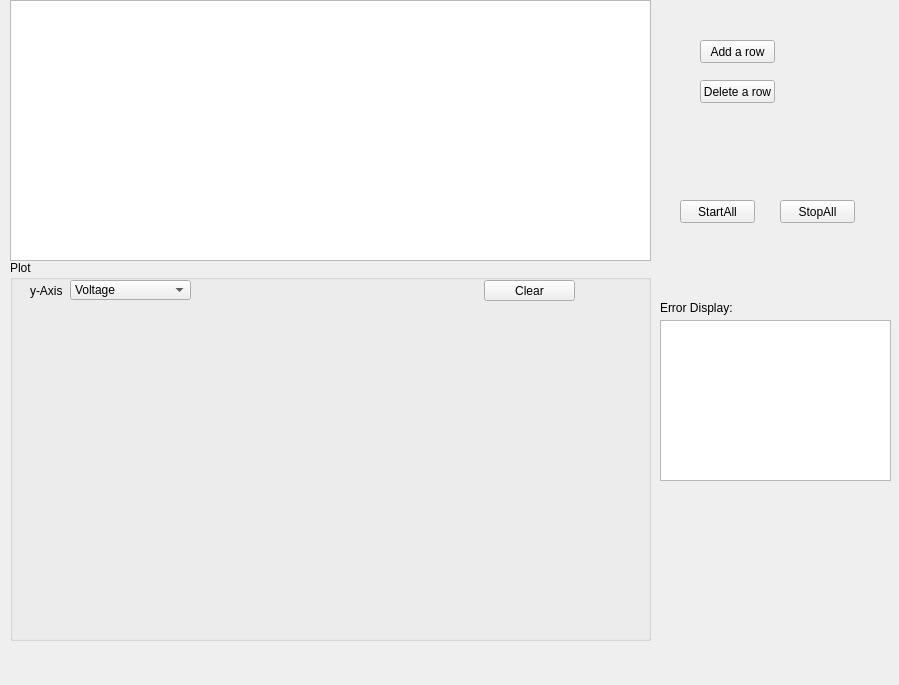
<?xml version="1.0" encoding="UTF-8"?>
<ui version="4.0">
 <class>Form</class>
 <widget class="QWidget" name="Form">
  <property name="geometry">
   <rect>
    <x>0</x>
    <y>0</y>
    <width>899</width>
    <height>685</height>
   </rect>
  </property>
  <property name="windowTitle">
   <string>Form</string>
  </property>
  <widget class="QTableWidget" name="tableWidget">
   <property name="geometry">
    <rect>
     <x>10</x>
     <y>0</y>
     <width>641</width>
     <height>261</height>
    </rect>
   </property>
  </widget>
  <widget class="QGroupBox" name="groupBox">
   <property name="geometry">
    <rect>
     <x>10</x>
     <y>260</y>
     <width>641</width>
     <height>381</height>
    </rect>
   </property>
   <property name="title">
    <string>Plot</string>
   </property>
   <widget class="QWidget" name="verticalLayoutWidget">
    <property name="geometry">
     <rect>
      <x>0</x>
      <y>60</y>
      <width>641</width>
      <height>321</height>
     </rect>
    </property>
    <layout class="QVBoxLayout" name="verticalLayout"/>
   </widget>
   <widget class="QLabel" name="label">
    <property name="geometry">
     <rect>
      <x>20</x>
      <y>20</y>
      <width>41</width>
      <height>21</height>
     </rect>
    </property>
    <property name="text">
     <string>y-Axis</string>
    </property>
   </widget>
   <widget class="QComboBox" name="yAxisCombo">
    <property name="geometry">
     <rect>
      <x>60</x>
      <y>20</y>
      <width>121</width>
      <height>20</height>
     </rect>
    </property>
    <item>
     <property name="text">
      <string>Voltage</string>
     </property>
    </item>
    <item>
     <property name="text">
      <string>Temperature</string>
     </property>
    </item>
   </widget>
   <widget class="QPushButton" name="clearPb">
    <property name="geometry">
     <rect>
      <x>474</x>
      <y>20</y>
      <width>91</width>
      <height>21</height>
     </rect>
    </property>
    <property name="text">
     <string>Clear</string>
    </property>
   </widget>
  </widget>
  <widget class="QPushButton" name="StartAllPb">
   <property name="geometry">
    <rect>
     <x>680</x>
     <y>200</y>
     <width>75</width>
     <height>23</height>
    </rect>
   </property>
   <property name="text">
    <string>StartAll</string>
   </property>
  </widget>
  <widget class="QPushButton" name="StopAllPb">
   <property name="geometry">
    <rect>
     <x>780</x>
     <y>200</y>
     <width>75</width>
     <height>23</height>
    </rect>
   </property>
   <property name="text">
    <string>StopAll</string>
   </property>
  </widget>
  <widget class="QPushButton" name="addRowPb">
   <property name="geometry">
    <rect>
     <x>700</x>
     <y>40</y>
     <width>75</width>
     <height>23</height>
    </rect>
   </property>
   <property name="text">
    <string>Add a row</string>
   </property>
  </widget>
  <widget class="QLabel" name="label_2">
   <property name="geometry">
    <rect>
     <x>660</x>
     <y>300</y>
     <width>81</width>
     <height>16</height>
    </rect>
   </property>
   <property name="text">
    <string>Error Display:</string>
   </property>
  </widget>
  <widget class="QTextEdit" name="errorDisplayTE">
   <property name="geometry">
    <rect>
     <x>660</x>
     <y>320</y>
     <width>231</width>
     <height>161</height>
    </rect>
   </property>
  </widget>
  <widget class="QPushButton" name="deleteRowPb">
   <property name="geometry">
    <rect>
     <x>700</x>
     <y>80</y>
     <width>75</width>
     <height>23</height>
    </rect>
   </property>
   <property name="text">
    <string>Delete a row</string>
   </property>
  </widget>
 </widget>
 <resources/>
 <connections/>
</ui>
